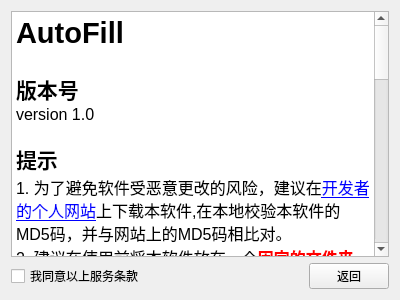
<?xml version="1.0" encoding="UTF-8"?>
<ui version="4.0">
 <class>Form</class>
 <widget class="QWidget" name="Form">
  <property name="geometry">
   <rect>
    <x>0</x>
    <y>0</y>
    <width>400</width>
    <height>300</height>
   </rect>
  </property>
  <property name="windowTitle">
   <string>提示与隐私政策</string>
  </property>
  <layout class="QGridLayout" name="gridLayout">
   <item row="1" column="0">
    <widget class="QCheckBox" name="accept_box">
     <property name="cursor">
      <cursorShape>PointingHandCursor</cursorShape>
     </property>
     <property name="text">
      <string>我同意以上服务条款</string>
     </property>
     <property name="checked">
      <bool>false</bool>
     </property>
     <property name="tristate">
      <bool>false</bool>
     </property>
    </widget>
   </item>
   <item row="1" column="1">
    <spacer name="horizontalSpacer">
     <property name="orientation">
      <enum>Qt::Horizontal</enum>
     </property>
     <property name="sizeHint" stdset="0">
      <size>
       <width>40</width>
       <height>20</height>
      </size>
     </property>
    </spacer>
   </item>
   <item row="0" column="0" colspan="3">
    <widget class="QTextBrowser" name="textBrowser">
     <property name="html">
      <string>&lt;!DOCTYPE HTML PUBLIC &quot;-//W3C//DTD HTML 4.0//EN&quot; &quot;http://www.w3.org/TR/REC-html40/strict.dtd&quot;&gt;
&lt;html&gt;&lt;head&gt;&lt;meta name=&quot;qrichtext&quot; content=&quot;1&quot; /&gt;&lt;style type=&quot;text/css&quot;&gt;
p, li { white-space: pre-wrap; }
&lt;/style&gt;&lt;/head&gt;&lt;body style=&quot; font-family:'SimSun'; font-size:9pt; font-weight:400; font-style:normal;&quot;&gt;
&lt;p style=&quot; margin-top:0px; margin-bottom:0px; margin-left:0px; margin-right:0px; -qt-block-indent:0; text-indent:0px;&quot;&gt;&lt;span style=&quot; font-size:22pt; font-weight:600;&quot;&gt;AutoFill&lt;/span&gt;&lt;/p&gt;
&lt;p style=&quot; margin-top:0px; margin-bottom:0px; margin-left:0px; margin-right:0px; -qt-block-indent:0; text-indent:0px;&quot;&gt;&lt;span style=&quot; font-size:14pt; font-weight:600;&quot;&gt; &lt;/span&gt;&lt;/p&gt;
&lt;p style=&quot; margin-top:0px; margin-bottom:0px; margin-left:0px; margin-right:0px; -qt-block-indent:0; text-indent:0px;&quot;&gt;&lt;span style=&quot; font-size:16pt; font-weight:600;&quot;&gt;版本号&lt;/span&gt;&lt;/p&gt;
&lt;p style=&quot; margin-top:0px; margin-bottom:0px; margin-left:0px; margin-right:0px; -qt-block-indent:0; text-indent:0px;&quot;&gt;&lt;span style=&quot; font-size:12pt;&quot;&gt;version 1.0&lt;/span&gt;&lt;/p&gt;
&lt;p style=&quot;-qt-paragraph-type:empty; margin-top:0px; margin-bottom:0px; margin-left:0px; margin-right:0px; -qt-block-indent:0; text-indent:0px; font-size:12pt;&quot;&gt;&lt;br /&gt;&lt;/p&gt;
&lt;p style=&quot; margin-top:0px; margin-bottom:0px; margin-left:0px; margin-right:0px; -qt-block-indent:0; text-indent:0px;&quot;&gt;&lt;span style=&quot; font-size:16pt; font-weight:600;&quot;&gt;提示&lt;/span&gt;&lt;/p&gt;
&lt;p style=&quot; margin-top:0px; margin-bottom:0px; margin-left:0px; margin-right:0px; -qt-block-indent:0; text-indent:0px;&quot;&gt;&lt;span style=&quot; font-size:12pt;&quot;&gt;1. 为了避免软件受恶意更改的风险，建议在&lt;/span&gt;&lt;a href=&quot;https://caveallegory.cn/share/&quot;&gt;&lt;span style=&quot; font-size:12pt; text-decoration: underline; color:#0000ff;&quot;&gt;开发者的个人网站&lt;/span&gt;&lt;/a&gt;&lt;span style=&quot; font-size:12pt;&quot;&gt;上下载本软件,在本地校验本软件的 MD5码，并与网站上的MD5码相比对。&lt;/span&gt;&lt;/p&gt;
&lt;p style=&quot; margin-top:0px; margin-bottom:0px; margin-left:0px; margin-right:0px; -qt-block-indent:0; text-indent:0px;&quot;&gt;&lt;span style=&quot; font-size:12pt;&quot;&gt;2. 建议在使用前将本软件放在一个&lt;/span&gt;&lt;span style=&quot; font-size:12pt; font-weight:600; color:#ff0000;&quot;&gt;固定的文件夹&lt;/span&gt;&lt;span style=&quot; font-size:12pt;&quot;&gt;中，卸载时&lt;/span&gt;&lt;span style=&quot; font-size:12pt; font-weight:600; color:#ff0000;&quot;&gt;先“停用自动打卡”&lt;/span&gt;&lt;span style=&quot; font-size:12pt;&quot;&gt;，之后删除整个文件夹即可。分享软件时请&lt;/span&gt;&lt;span style=&quot; font-size:12pt; font-weight:600; color:#ff0000;&quot;&gt;仅分享exe文件&lt;/span&gt;&lt;span style=&quot; font-size:12pt;&quot;&gt;，勿传其他文件。&lt;/span&gt;&lt;/p&gt;
&lt;p style=&quot; margin-top:0px; margin-bottom:0px; margin-left:0px; margin-right:0px; -qt-block-indent:0; text-indent:0px;&quot;&gt;&lt;span style=&quot; font-size:12pt;&quot;&gt;3. 本软件需先填写账号信息并保存，可点击“验证”核对账号正确性。最后点击“启用自动打卡”，则您的电脑会在合适时间且间隔30分钟尝试打卡，直至打卡成功。&lt;/span&gt;&lt;span style=&quot; font-size:12pt; font-weight:600; color:#ff0000;&quot;&gt;电脑锁屏、睡眠可能会导致打卡失败&lt;/span&gt;&lt;span style=&quot; font-size:12pt;&quot;&gt;。&lt;/span&gt;&lt;/p&gt;
&lt;p style=&quot; margin-top:0px; margin-bottom:0px; margin-left:0px; margin-right:0px; -qt-block-indent:0; text-indent:0px;&quot;&gt;&lt;span style=&quot; font-size:12pt;&quot;&gt;4. 本软件目前仅限于实现&lt;/span&gt;&lt;span style=&quot; font-size:12pt; font-weight:600; color:#ff0000;&quot;&gt;在校&lt;/span&gt;&lt;span style=&quot; font-size:12pt; color:#000000;&quot;&gt;自动&lt;/span&gt;&lt;span style=&quot; font-size:12pt;&quot;&gt;打卡，当您在校外时记得及时停用自动打卡服务。&lt;/span&gt;&lt;/p&gt;
&lt;p style=&quot;-qt-paragraph-type:empty; margin-top:0px; margin-bottom:0px; margin-left:0px; margin-right:0px; -qt-block-indent:0; text-indent:0px; font-size:12pt;&quot;&gt;&lt;br /&gt;&lt;/p&gt;
&lt;p style=&quot; margin-top:0px; margin-bottom:0px; margin-left:0px; margin-right:0px; -qt-block-indent:0; text-indent:0px;&quot;&gt;&lt;span style=&quot; font-size:16pt; font-weight:600;&quot;&gt;服务条款&lt;/span&gt;&lt;/p&gt;
&lt;p style=&quot; margin-top:0px; margin-bottom:0px; margin-left:0px; margin-right:0px; -qt-block-indent:0; text-indent:0px;&quot;&gt;&lt;span style=&quot; font-size:12pt;&quot;&gt;1. 您必须同意以下所列条款，方可使用本软件服务。&lt;/span&gt;&lt;/p&gt;
&lt;p style=&quot; margin-top:0px; margin-bottom:0px; margin-left:0px; margin-right:0px; -qt-block-indent:0; text-indent:0px;&quot;&gt;&lt;span style=&quot; font-size:12pt;&quot;&gt;2. 您应当在不修改本软件代码的条件下使用本软件。&lt;/span&gt;&lt;/p&gt;
&lt;p style=&quot; margin-top:0px; margin-bottom:0px; margin-left:0px; margin-right:0px; -qt-block-indent:0; text-indent:0px;&quot;&gt;&lt;span style=&quot; font-size:12pt;&quot;&gt;3. 您应当知晓并承担使用本软件的一切风险，如提交错误健康信息、软件打卡失败等风险。&lt;/span&gt;&lt;/p&gt;
&lt;p style=&quot; margin-top:0px; margin-bottom:0px; margin-left:0px; margin-right:0px; -qt-block-indent:0; text-indent:0px;&quot;&gt;&lt;span style=&quot; font-size:12pt;&quot;&gt;4. 本软件不可替代校方提供的打卡渠道，应始终作为您的辅助工具使用。&lt;/span&gt;&lt;/p&gt;
&lt;p style=&quot; margin-top:0px; margin-bottom:0px; margin-left:0px; margin-right:0px; -qt-block-indent:0; text-indent:0px;&quot;&gt;&lt;span style=&quot; font-size:12pt;&quot;&gt;5. 您应当在使用本软件时遵守相关法律法规及学校规定。&lt;/span&gt;&lt;/p&gt;
&lt;p style=&quot; margin-top:0px; margin-bottom:0px; margin-left:0px; margin-right:0px; -qt-block-indent:0; text-indent:0px;&quot;&gt;&lt;span style=&quot; font-size:12pt;&quot;&gt;6. 本软件仅在本地加密存储您的账号及密码，并仅用于自动打卡时登录学校账户完成打卡。本软件不会将您的敏感信息提供给第三方。&lt;/span&gt;&lt;/p&gt;
&lt;p style=&quot; margin-top:0px; margin-bottom:0px; margin-left:0px; margin-right:0px; -qt-block-indent:0; text-indent:0px;&quot;&gt;&lt;span style=&quot; font-size:12pt;&quot;&gt;7. 如出现您的健康状况、打卡信息发生变化，或本软件与法律法规及学校规定冲突，或您不再接受本服务条款等情况，请立即停止使用本软件！&lt;/span&gt;&lt;/p&gt;
&lt;p style=&quot; margin-top:0px; margin-bottom:0px; margin-left:0px; margin-right:0px; -qt-block-indent:0; text-indent:0px;&quot;&gt;&lt;span style=&quot; font-size:12pt;&quot;&gt;8. 本软件的使用选择权完全归使用者所有，一切使用后果归使用方负责，开发者不承担您违规使用所造成的任何责任！&lt;/span&gt;&lt;/p&gt;&lt;/body&gt;&lt;/html&gt;</string>
     </property>
     <property name="openExternalLinks">
      <bool>true</bool>
     </property>
    </widget>
   </item>
   <item row="1" column="2">
    <widget class="QPushButton" name="back_button">
     <property name="text">
      <string>返回</string>
     </property>
    </widget>
   </item>
  </layout>
 </widget>
 <resources/>
 <connections>
  <connection>
   <sender>back_button</sender>
   <signal>clicked()</signal>
   <receiver>Form</receiver>
   <slot>close()</slot>
   <hints>
    <hint type="sourcelabel">
     <x>357</x>
     <y>269</y>
    </hint>
    <hint type="destinationlabel">
     <x>289</x>
     <y>-12</y>
    </hint>
   </hints>
  </connection>
 </connections>
</ui>
